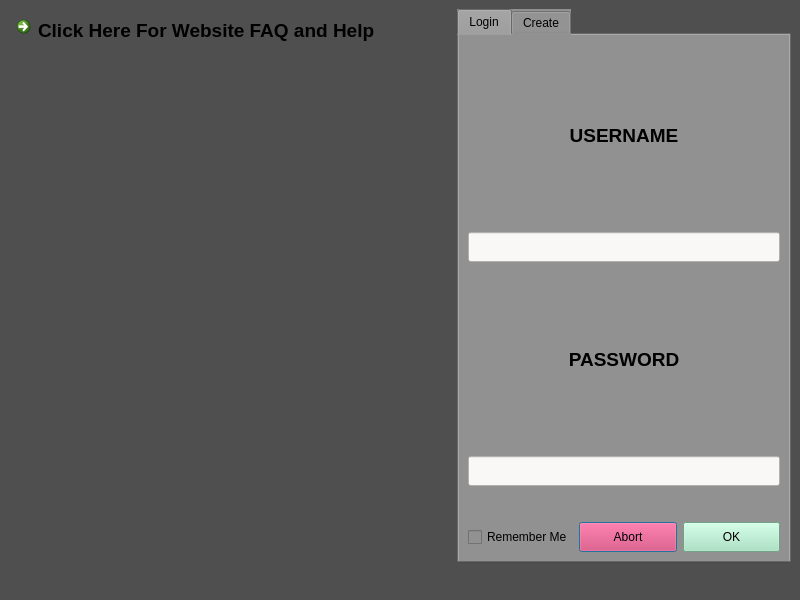
<?xml version="1.0" encoding="UTF-8"?>
<ui version="4.0">
 <class>MainWindow</class>
 <widget class="QMainWindow" name="MainWindow">
  <property name="geometry">
   <rect>
    <x>0</x>
    <y>0</y>
    <width>800</width>
    <height>600</height>
   </rect>
  </property>
  <property name="minimumSize">
   <size>
    <width>800</width>
    <height>600</height>
   </size>
  </property>
  <property name="windowTitle">
   <string>OpenAuto</string>
  </property>
  <property name="styleSheet">
   <string notr="true">  background-color: #504F4F;</string>
  </property>
  <widget class="QWidget" name="centralwidget">
   <layout class="QGridLayout" name="gridLayout_3">
    <item row="0" column="0">
     <widget class="QCommandLinkButton" name="help_link_button">
      <property name="minimumSize">
       <size>
        <width>0</width>
        <height>200</height>
       </size>
      </property>
      <property name="font">
       <font>
        <pointsize>14</pointsize>
        <bold>true</bold>
       </font>
      </property>
      <property name="layoutDirection">
       <enum>Qt::LeftToRight</enum>
      </property>
      <property name="styleSheet">
       <string notr="true">text-align: center;</string>
      </property>
      <property name="text">
       <string>Click Here For Website FAQ and Help</string>
      </property>
     </widget>
    </item>
    <item row="0" column="1" rowspan="3">
     <widget class="QTabWidget" name="login_create_tab">
      <property name="styleSheet">
       <string notr="true">background-color: #929191;</string>
      </property>
      <property name="tabPosition">
       <enum>QTabWidget::North</enum>
      </property>
      <property name="tabShape">
       <enum>QTabWidget::Rounded</enum>
      </property>
      <property name="currentIndex">
       <number>0</number>
      </property>
      <property name="tabBarAutoHide">
       <bool>false</bool>
      </property>
      <widget class="QWidget" name="Login">
       <attribute name="title">
        <string>Login</string>
       </attribute>
       <layout class="QGridLayout" name="gridLayout">
        <item row="2" column="0">
         <layout class="QHBoxLayout" name="horizontalLayout_2">
          <item>
           <widget class="QCheckBox" name="remember_login_checkbox">
            <property name="text">
             <string>Remember Me</string>
            </property>
           </widget>
          </item>
          <item>
           <widget class="QPushButton" name="login_abort_button">
            <property name="minimumSize">
             <size>
              <width>0</width>
              <height>30</height>
             </size>
            </property>
            <property name="styleSheet">
             <string notr="true">background-color: #DE3163;
</string>
            </property>
            <property name="text">
             <string>Abort</string>
            </property>
            <property name="iconSize">
             <size>
              <width>16</width>
              <height>16</height>
             </size>
            </property>
            <property name="default">
             <bool>true</bool>
            </property>
            <property name="flat">
             <bool>false</bool>
            </property>
           </widget>
          </item>
          <item>
           <widget class="QPushButton" name="login_button_ok">
            <property name="minimumSize">
             <size>
              <width>0</width>
              <height>30</height>
             </size>
            </property>
            <property name="styleSheet">
             <string notr="true">background-color: #9FE2BF;</string>
            </property>
            <property name="text">
             <string>OK</string>
            </property>
           </widget>
          </item>
         </layout>
        </item>
        <item row="0" column="0">
         <layout class="QVBoxLayout" name="verticalLayout_2">
          <item>
           <widget class="QLabel" name="user_login_label">
            <property name="font">
             <font>
              <pointsize>14</pointsize>
              <bold>true</bold>
             </font>
            </property>
            <property name="autoFillBackground">
             <bool>false</bool>
            </property>
            <property name="styleSheet">
             <string notr="true">text-align: center;</string>
            </property>
            <property name="text">
             <string>USERNAME</string>
            </property>
            <property name="alignment">
             <set>Qt::AlignCenter</set>
            </property>
           </widget>
          </item>
          <item>
           <widget class="QLineEdit" name="user_login_line_edit">
            <property name="minimumSize">
             <size>
              <width>0</width>
              <height>30</height>
             </size>
            </property>
            <property name="styleSheet">
             <string notr="true">background-color: #FAF7F7;
color: black;</string>
            </property>
            <property name="text">
             <string/>
            </property>
            <property name="alignment">
             <set>Qt::AlignCenter</set>
            </property>
           </widget>
          </item>
          <item>
           <widget class="QLabel" name="pass_login_label">
            <property name="font">
             <font>
              <pointsize>14</pointsize>
              <bold>true</bold>
             </font>
            </property>
            <property name="text">
             <string>PASSWORD</string>
            </property>
            <property name="alignment">
             <set>Qt::AlignCenter</set>
            </property>
           </widget>
          </item>
          <item>
           <widget class="QLineEdit" name="pass_login_line_edit">
            <property name="minimumSize">
             <size>
              <width>0</width>
              <height>30</height>
             </size>
            </property>
            <property name="styleSheet">
             <string notr="true">background-color: #FAF7F7;
color: black;</string>
            </property>
            <property name="text">
             <string/>
            </property>
            <property name="alignment">
             <set>Qt::AlignCenter</set>
            </property>
           </widget>
          </item>
         </layout>
        </item>
        <item row="1" column="0">
         <spacer name="horizontalSpacer_3">
          <property name="orientation">
           <enum>Qt::Horizontal</enum>
          </property>
          <property name="sizeHint" stdset="0">
           <size>
            <width>40</width>
            <height>30</height>
           </size>
          </property>
         </spacer>
        </item>
       </layout>
      </widget>
      <widget class="QWidget" name="Create">
       <attribute name="title">
        <string>Create</string>
       </attribute>
       <layout class="QGridLayout" name="gridLayout_2">
        <item row="0" column="0">
         <layout class="QVBoxLayout" name="verticalLayout">
          <item>
           <widget class="QLabel" name="user_create_label">
            <property name="font">
             <font>
              <pointsize>14</pointsize>
              <bold>true</bold>
             </font>
            </property>
            <property name="text">
             <string>USERNAME</string>
            </property>
            <property name="alignment">
             <set>Qt::AlignCenter</set>
            </property>
           </widget>
          </item>
          <item>
           <widget class="QLineEdit" name="user_create_line_edit">
            <property name="minimumSize">
             <size>
              <width>0</width>
              <height>30</height>
             </size>
            </property>
            <property name="styleSheet">
             <string notr="true">background-color: #FAF7F7;
color: black;</string>
            </property>
            <property name="alignment">
             <set>Qt::AlignCenter</set>
            </property>
           </widget>
          </item>
          <item>
           <widget class="QLabel" name="pass_create_label">
            <property name="font">
             <font>
              <pointsize>14</pointsize>
              <bold>true</bold>
             </font>
            </property>
            <property name="text">
             <string>PASSWORD</string>
            </property>
            <property name="alignment">
             <set>Qt::AlignCenter</set>
            </property>
           </widget>
          </item>
          <item>
           <widget class="QLineEdit" name="pass_create_line_edit">
            <property name="minimumSize">
             <size>
              <width>0</width>
              <height>30</height>
             </size>
            </property>
            <property name="styleSheet">
             <string notr="true">background-color: #FAF7F7;
color: black;</string>
            </property>
            <property name="alignment">
             <set>Qt::AlignCenter</set>
            </property>
           </widget>
          </item>
         </layout>
        </item>
        <item row="2" column="0">
         <layout class="QHBoxLayout" name="horizontalLayout">
          <item>
           <widget class="QCheckBox" name="writer_create_checkbox">
            <property name="text">
             <string>Writer</string>
            </property>
           </widget>
          </item>
          <item>
           <widget class="QCheckBox" name="tech_create_checkbox">
            <property name="text">
             <string>Tech</string>
            </property>
           </widget>
          </item>
          <item>
           <widget class="QPushButton" name="create_abort_button">
            <property name="minimumSize">
             <size>
              <width>0</width>
              <height>30</height>
             </size>
            </property>
            <property name="styleSheet">
             <string notr="true">background-color: #DE3163;</string>
            </property>
            <property name="text">
             <string>Abort</string>
            </property>
           </widget>
          </item>
          <item>
           <widget class="QPushButton" name="create_ok_button">
            <property name="minimumSize">
             <size>
              <width>0</width>
              <height>30</height>
             </size>
            </property>
            <property name="styleSheet">
             <string notr="true">background-color: #9FE2BF;</string>
            </property>
            <property name="text">
             <string>OK</string>
            </property>
           </widget>
          </item>
         </layout>
        </item>
        <item row="1" column="0">
         <spacer name="horizontalSpacer_2">
          <property name="orientation">
           <enum>Qt::Horizontal</enum>
          </property>
          <property name="sizeHint" stdset="0">
           <size>
            <width>40</width>
            <height>30</height>
           </size>
          </property>
         </spacer>
        </item>
       </layout>
      </widget>
     </widget>
    </item>
    <item row="1" column="0">
     <spacer name="horizontalSpacer">
      <property name="orientation">
       <enum>Qt::Horizontal</enum>
      </property>
      <property name="sizeHint" stdset="0">
       <size>
        <width>442</width>
        <height>150</height>
       </size>
      </property>
     </spacer>
    </item>
    <item row="2" column="0">
     <widget class="QLabel" name="label">
      <property name="styleSheet">
       <string notr="true">border-image: url(:/Images/winter_auto.png);</string>
      </property>
      <property name="text">
       <string/>
      </property>
     </widget>
    </item>
   </layout>
  </widget>
  <widget class="QStatusBar" name="statusbar">
   <property name="font">
    <font>
     <pointsize>14</pointsize>
     <bold>true</bold>
    </font>
   </property>
  </widget>
 </widget>
 <resources>
  <include location="Images/open_auto_image_recources.qrc"/>
  <include location="Images/open_auto_image_recources.qrc"/>
 </resources>
 <connections/>
</ui>
